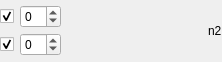
<?xml version="1.0" encoding="UTF-8"?>
<ui version="4.0">
 <class>LinkedNodeEditor</class>
 <widget class="QWidget" name="LinkedNodeEditor">
  <property name="geometry">
   <rect>
    <x>0</x>
    <y>0</y>
    <width>222</width>
    <height>62</height>
   </rect>
  </property>
  <property name="windowTitle">
   <string>Form</string>
  </property>
  <layout class="QGridLayout" name="gridLayout">
   <property name="horizontalSpacing">
    <number>-1</number>
   </property>
   <property name="verticalSpacing">
    <number>0</number>
   </property>
   <property name="margin">
    <number>0</number>
   </property>
   <item row="0" column="0">
    <widget class="QFrame" name="frame">
     <property name="frameShape">
      <enum>QFrame::NoFrame</enum>
     </property>
     <property name="frameShadow">
      <enum>QFrame::Plain</enum>
     </property>
     <layout class="QGridLayout" name="gridLayout_2">
      <property name="verticalSpacing">
       <number>0</number>
      </property>
      <property name="margin">
       <number>0</number>
      </property>
      <item row="0" column="0">
       <widget class="QCheckBox" name="checkNormal">
        <property name="text">
         <string/>
        </property>
        <property name="checked">
         <bool>true</bool>
        </property>
       </widget>
      </item>
      <item row="0" column="1">
       <widget class="QSpinBox" name="spCost">
        <property name="minimum">
         <number>-1</number>
        </property>
       </widget>
      </item>
      <item row="0" column="2">
       <widget class="ArrowWidget" name="arrowLeftToRight" native="true">
        <property name="sizePolicy">
         <sizepolicy hsizetype="Expanding" vsizetype="Preferred">
          <horstretch>0</horstretch>
          <verstretch>0</verstretch>
         </sizepolicy>
        </property>
       </widget>
      </item>
      <item row="0" column="3" rowspan="2">
       <widget class="QLabel" name="lblNodeName">
        <property name="text">
         <string>n2</string>
        </property>
       </widget>
      </item>
      <item row="1" column="0">
       <widget class="QCheckBox" name="checkReverted">
        <property name="text">
         <string/>
        </property>
        <property name="checked">
         <bool>true</bool>
        </property>
       </widget>
      </item>
      <item row="1" column="1">
       <widget class="QSpinBox" name="spReversedCost">
        <property name="minimum">
         <number>-1</number>
        </property>
       </widget>
      </item>
      <item row="1" column="2">
       <widget class="ArrowWidget" name="arrowRightToLeft" native="true">
        <property name="sizePolicy">
         <sizepolicy hsizetype="Expanding" vsizetype="Preferred">
          <horstretch>0</horstretch>
          <verstretch>0</verstretch>
         </sizepolicy>
        </property>
       </widget>
      </item>
     </layout>
    </widget>
   </item>
  </layout>
 </widget>
 <customwidgets>
  <customwidget>
   <class>ArrowWidget</class>
   <extends>QWidget</extends>
   <header>ArrowWidget.h</header>
   <container>1</container>
  </customwidget>
 </customwidgets>
 <resources/>
 <connections>
  <connection>
   <sender>checkNormal</sender>
   <signal>toggled(bool)</signal>
   <receiver>spCost</receiver>
   <slot>setEnabled(bool)</slot>
   <hints>
    <hint type="sourcelabel">
     <x>13</x>
     <y>15</y>
    </hint>
    <hint type="destinationlabel">
     <x>44</x>
     <y>15</y>
    </hint>
   </hints>
  </connection>
  <connection>
   <sender>checkReverted</sender>
   <signal>toggled(bool)</signal>
   <receiver>spReversedCost</receiver>
   <slot>setEnabled(bool)</slot>
   <hints>
    <hint type="sourcelabel">
     <x>11</x>
     <y>44</y>
    </hint>
    <hint type="destinationlabel">
     <x>40</x>
     <y>45</y>
    </hint>
   </hints>
  </connection>
  <connection>
   <sender>checkNormal</sender>
   <signal>toggled(bool)</signal>
   <receiver>arrowLeftToRight</receiver>
   <slot>setEnabled(bool)</slot>
   <hints>
    <hint type="sourcelabel">
     <x>12</x>
     <y>16</y>
    </hint>
    <hint type="destinationlabel">
     <x>122</x>
     <y>14</y>
    </hint>
   </hints>
  </connection>
  <connection>
   <sender>checkReverted</sender>
   <signal>toggled(bool)</signal>
   <receiver>arrowRightToLeft</receiver>
   <slot>setEnabled(bool)</slot>
   <hints>
    <hint type="sourcelabel">
     <x>10</x>
     <y>47</y>
    </hint>
    <hint type="destinationlabel">
     <x>130</x>
     <y>48</y>
    </hint>
   </hints>
  </connection>
 </connections>
</ui>
